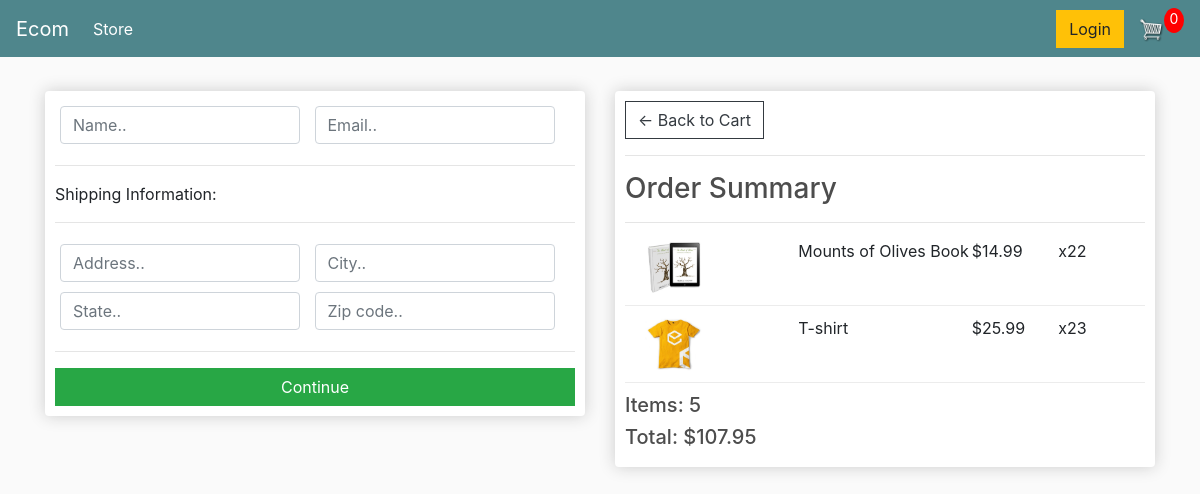
Screenshot of /checkout/ (signed in) with the database file from the repository.
### store/models.py (models this page shows, shortened)
class OrderItem(models.Model):
    product = models.ForeignKey(Product, on_delete=models.SET_NULL, blank=True, null=True)
    order = models.ForeignKey(Order, on_delete=models.SET_NULL, blank=True, null=True)
    quantity = models.IntegerField(default=0, null=True, blank=True)
    date_added = models.DateTimeField(auto_now_add=True)
    @property
    def get_total(self):
        total = self.product.price * self.quantity
        return total

class Product(models.Model):
    name = models.CharField(max_length=200, null=True)
    price = models.FloatField()
    digital = models.BooleanField(default=False, null=True, blank=False)
    image = models.ImageField(null=True, blank=True)
    @property
    def imageURL(self):
        try:
            url = self.image.url
        except:
            url = ''
        return url

class Order(models.Model):
    customer = models.ForeignKey(Customer, on_delete=models.SET_NULL, blank=True, null=True)
    date_ordered = models.DateTimeField(auto_now_add=True)
    complete = models.BooleanField(default=False, null=True, blank=False)
    transactiod_id = models.CharField(max_length=200, null=True)
    @property
    def get_cart_total(self):
        orderitems = self.orderitem_set.all()
        total = sum([item.get_total for item in orderitems])
        return total
    @property
    def get_cart_items(self):
        orderitems = self.orderitem_set.all()
        total = sum([item.quantity for item in orderitems])
        return total

### store/views.py (the view)
# urls.py: path('checkout/', views.checkout, name="checkout"),
def checkout(request):
     if request.user.is_authenticated:
          customer = request.user.customer
          order, created = Order.objects.get_or_create(customer=customer, complete=False)
          items = order.orderitem_set.all()
     else:
          items = []
          order = {'get_cart_total':0, 'get_cart_items':0}
     context = {'items': items, 'order': order}
     return render(request, 'store/checkout.html', context)

### store/templates/store/checkout.html (shortened to what this page needs)
{% extends 'store/main.html' %}
{% load static %}
{% block content %}
<div class="row">
	<div class="col-lg-6">
		<div class="box-element" id="form-wrapper">
               <form id="form">
                    <div id="user-info">
                         <div class="form-field">
                              <input required class="form-control" type="text" name="name" placeholder="Name..">
                         </div>
                         <div class="form-field">
                              <input required class="form-control" type="email" name="email" placeholder="Email..">
                         </div>
                    </div>
                    <div id="shipping-info">
                         <hr>
                         <p>Shipping Information:</p>
                         <hr>
                         <div class="form-field">
                              <input class="form-control" type="text" name="address" placeholder="Address..">
                         </div>
                         <div class="form-field">
                              <input class="form-control" type="text" name="city" placeholder="City..">
                         </div>
                         <div class="form-field">
                              <input class="form-control" type="text" name="state" placeholder="State..">
                         </div>
                         <div class="form-field">
                              <input class="form-control" type="text" name="zipcode" placeholder="Zip code..">
                         </div>
                    </div>
                    <hr>
                    <input id="form-button" class="btn btn-success btn-block" type="submit" value="Continue">
               </form>
		</div>
          <br>
	</div>
	<div class="col-lg-6">
		<div class="box-element">
                    <a  class="btn btn-outline-dark" href="{% url 'cart' %}">&#x2190; Back to Cart</a>
                    <hr>
                    <h3>Order Summary</h3>
                    <hr>
                    {% for item in items %}
                    <div class="cart-row">
                         <div style="flex:2"><img class="row-image" src="{{item.product.imageURL}}"></div>
                         <div style="flex:2"><p>{{item.product.name}}</p></div>
                         <div style="flex:1"><p>${{item.product.price}}</p></div>
                         <div style="flex:1"><p>x2{{item.quantity}}</p></div>
                    </div>
                    {% endfor %}
                    <h5>Items:   {{ order.get_cart_items }}</h5>
                    <h5>Total:   ${{order.get_cart_total|floatformat:2}}</h5>
          </div>
	</div>
</div>
{% endblock content %}

### static/css/main.css (style rules this page uses)
body { background-color: hsl(0, 0%, 98%); }
h1,h2,h3,h4,h5,h6 { color:hsl(0, 0%, 30%); }
.box-element { box-shadow:hsl(0, 0%, 80%) 0 0 16px; background-color: #fff; border-radius: 4px; padding: 10px; }
.col-lg-4, .col-lg-6, .col-lg-8, .col-lg-12 { margin-top: 10px; }
.btn { border-radius: 0; }
.row-image { width: 100px; }
.form-field { width:250px; display: inline-block; padding: 5px; }
.cart-row { display: flex; align-items: flex-stretch; padding-bottom: 10px; margin-bottom: 10px; border-bottom: 1px solid #ececec; }

### rows the page displays
OrderItem: product.imageURL (picture), product.name "Mounts of Olives Book", product.price "14.99", quantity "2"
OrderItem: product.imageURL (picture), product.name "T-shirt", product.price "25.99", quantity "3"
Order: get_cart_items "5", get_cart_total "107.95"
